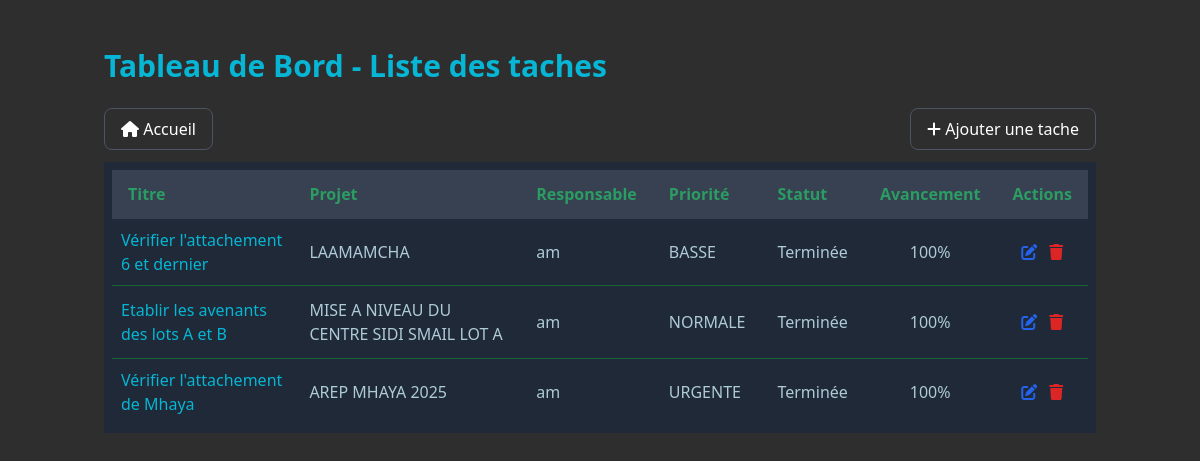
The app's page /taches/ (signed in) with its own data.
### projets/models.py (models this page shows, shortened)
class Tache(models.Model):
    PRIORITE = [
        ('BASSE', 'Basse'),
        ('NORMALE', 'Normale'),
        ('HAUTE', 'Haute'),
        ('URGENTE', 'Urgente'),
    ]
    projet = models.ForeignKey('Projet', on_delete=models.CASCADE)
    titre = models.CharField(max_length=200)
    description = models.TextField()
    date_debut = models.DateField()
    date_fin = models.DateField()
    priorite = models.CharField(max_length=10, choices=PRIORITE, default='NORMALE')
    responsable = models.ForeignKey(User, on_delete=models.SET_NULL, null=True)
    terminee = models.BooleanField(default=False)
    avancement = models.PositiveIntegerField(default=0)
    created_at = models.DateTimeField(auto_now_add=True)
    updated_at = models.DateTimeField(auto_now=True)
    class Meta:
        verbose_name = _("Tâche")
        verbose_name_plural = _("Tâches")
        ordering = ['date_fin']

class Projet(models.Model):
    TYPE_PROJET = [
        ('VRD', 'Voirie et Réseaux Divers'),
        ('ROUTE', 'Route'),
        ('PONT', 'Pont'),
        ('BATIMENT', 'Bâtiment'),
        ('CONSTRUCTION', 'Construction'),
        ('ASSAINISSEMENT EP', 'Assainissement EP'),
        ('ASSAINISSEMENT EU', 'Assainissement EU'),
        ('ASSAINISSEMENT', 'Assainissement'),
        ('ADDUCTION_EAU_POTABLE', "Adduction d'eau potable"),
        ('EQUIPEMENT', 'Équipement'),
        ('AMENAGEMENT', 'Aménagement'),
        ('GENIE_CIVIL', 'Génie Civil'),
        ('TRAVAUX_PUBLICS', 'Travaux Publics'),
        ('ELECTRICITE', 'Électricité'),
        ('HYDRAULIQUE', 'Hydraulique'),
        ('TELECOMMUNICATION', 'Télécommunication'),
        ('ENVIRONNEMENT', 'Environnement'),
        ('URBANISME', 'Urbanisme'),
        ('ESPACE_PUBLIC', 'Espace Public'),
        ('PLACE_PUBLIQUE', 'Place Publique'),
        ('ESPACE_VERT', 'Espace Vert'),
        ('TERRAINS_SPORTIFS', 'Terrins Sportifs'),
        ('TERRAINS_PROXIMITES', 'Terrains Proximités'),
        ('AUTRE', 'Autre'),
    ]
    class Statut(models.TextChoices):
        APPEL_OFFRE = 'AO', _("Appel d'offre")
        EN_ETUDE = 'ETUDE', _('En étude')
        EN_ATTENTE = 'ATTENTE', _('En attente')
        EN_DEMARRAGE = 'DEM', _('En démarrage')
        EN_COURS = 'COURS', _('En cours')
        EN_ARRET = 'ARRET', _('En arrêt')
        EN_RECEPTION = 'RECEP', _('En réception')
        EN_RECEPTION_PROVISOIRE = 'RECEP_PROV', _('En réception provisoire')
        EN_RECEPTION_DEFINITIVE = 'RECEP_DEF', _('En réception définitive')
        RECEPTION_PROVISOIRE = 'RP', _('Réception provisoire')
        RECEPTION_DEFINITIVE = 'RD', _('Réception définitive')
        CLOTURE = 'CLO', _('Clôturé')
    type_projet = models.CharField(_("Type de projet"), max_length=50, choices=TYPE_PROJET, default='VRD', null=True, blank=True)
    nom = models.CharField(_("Nom du projet"), max_length=50)
    objet = models.TextField(_("Objet du marché"), max_length=200)
    numero = models.CharField(_("Numéro du marché"), max_length=100, unique=True)
    maitre_ouvrage = models.CharField(_("Maître d'ouvrage"), max_length=200)
    localisation = models.CharField(_("Localisation"), max_length=200)
    users = models.ManyToManyField(settings.AUTH_USER_MODEL, verbose_name=_("Utilisateurs"), blank=True, related_name='projets')
    montant = models.DecimalField(_("Montant estimé (DH)"), max_digits=12, decimal_places=2, null=True, blank=True)
    montant_soumission = models.DecimalField(_("Montant de la soumission (DH)"), max_digits=12, decimal_places=2, null=True, blank=True)
    statut = models.CharField(_("Statut"), max_length=15, choices=Statut.choices, default=Statut.APPEL_OFFRE)
    date_debut = models.DateField(_("Date de début prévue"), null=True, blank=True)
    delai = models.IntegerField(_("Délai (jours)"), null=True, blank=True, default=0)
    date_creation = models.DateTimeField(_("Date d'enregistrement"), auto_now_add=True)
    avancement = models.DecimalField(_("Avancement (%)"), max_digits=5, decimal_places=2, default=0.0)
    entreprise = models.ForeignKey('Entreprise', on_delete=models.SET_NULL, null=True, blank=True, verbose_name=_("Entreprise adjudicataire"))
    appel_offre = models.OneToOneField('AppelOffre', on_delete=models.SET_NULL, null=True, blank=True, related_name='projet_associe')
    revisable = models.BooleanField(_("Revisable"), null=True, blank=True, default=False)
    epoque_base = models.DateField(_("Epoque de base"), null=True, blank=True)
    a_traiter = models.BooleanField(_("À traiter (appel d'offre)"), null=True, blank=True, default=False)
    en_retard = models.BooleanField(_("En retard"), null=True, blank=True, default=False)
    reception_validee = models.BooleanField(_("Réception validée"), null=True, blank=True, default=False)
    date_reception = models.DateField(_("Date de réception"), null=True, blank=True)
    date_limite_soumission = models.DateField(_("Date limite de soumission"), null=True, blank=True)
    class Meta:
        verbose_name = _("Projet")
        verbose_name_plural = _("Projets")
        ordering = ['-date_creation']

### projets/views/views.py (the view)
# urls.py: path('taches/', views.ListeTachesView.as_view(), name='liste_taches'),
class ListeTachesView(LoginRequiredMixin, ListView):
    model = Tache
    template_name = 'projets/taches/liste_taches.html'
    context_object_name = 'taches'
    def get_queryset(self):
        user = self.request.user
        queryset = Tache.objects.select_related('projet', 'responsable')
        if not user.is_superuser:
            queryset = queryset.filter(projet__users=user)
        filters = {
            'responsable_id': self.request.GET.get('responsable'),
            'terminee': {'true': True, 'false': False}.get(self.request.GET.get('terminee')),
            'priorite': self.request.GET.get('priorite')
        }
        return queryset.filter(**{k: v for k, v in filters.items() if v is not None})
    def get_context_data(self, **kwargs):
        context = super().get_context_data(**kwargs)
        user = self.request.user
        if user.is_superuser:
            context['responsables'] = User.objects.filter(tache__isnull=False).distinct()
        else:
            context['responsables'] = User.objects.filter(projets__in=user.projets.all()).distinct()
        return context

### projets/templates/projets/taches/liste_taches.html (shortened to what this page needs)
{% extends 'projets/base.html' %}
{% load static %}
{% block content %}
<div class="container mx-auto px-4 py-6">
    <div class="flex items-center justify-between mb-6">
        <h1 class="text-3xl font-bold text-cyan-500">Tableau de Bord - Liste des taches</h1>
    </div>
    <div class="flex justify-between items-center my-3">
        <a href="{% url 'home' %}"
           class="bg-[#2E2E2E] hover:bg-cyan-600 text-white rounded-lg border border-gray-600 px-4 py-2">
            <i class="fa-solid fa-house"></i> Accueil
        </a>
        <button onclick="openTaskModal()"
            class="bg-[#2E2E2E] hover:bg-cyan-600 text-white rounded-lg border border-gray-600 px-4 py-2">
            <i class="fa-solid fa-plus"></i> <span>Ajouter une tache</span>
        </button>
    </div>
    <div id="taches-container">
        <div class="bg-gray-800 p-2">
            <table class=" min-w-full bg-[#2E2E2E]">
                <thead class="bg-gray-700 text-[#2B9C62] border-b border-gray-700">
                        <th class="text-left px-4 py-3">Titre</th>
                        <th class="text-left px-4 py-3">Projet</th>
                        <th class="text-left px-4 py-3">Responsable</th>
                        <th class="text-left px-4 py-3">Priorité</th>
                        <th class="text-left px-4 py-3">Statut</th>
                        <th class="px-4 py-3">Avancement</th>
                        <th class="px-4 py-3 text-center">Actions</th>
                </thead>
                <tbody  class="bg-gray-800 divide-y divide-green-800">
                    {% for tache in taches %}
                    <tr class="text-[#AECBD6]">
                        <td>
                            <div class="flex items-center text-cyan-500">
                                <a href="{% url 'projets:detail_tache' tache.pk %}"
                                   class="flex items-center p-2 hover:text-cyan-600 rounded-full transition">
                                    <span class="ml-2font-medium">{{ tache.titre }}</span>
                                </a>
                            </div>
                        </td>
                        <td class="px-4 py-3">{{ tache.projet.nom }}</td>
                        <td class="px-4 py-3">{{ tache.responsable.username}}</td>
                        <td class="px-4 py-3">{{ tache.priorite }}</td>
                        <td class="px-4 py-3">
                            {% if tache.terminee %}
                                Terminée
                            {% else %}
                                En cours
                            {% endif %}
                        </td>
                        <td class="px-4 py-3 text-center">{{ tache.avancement }}%</td>
                        <td class="px-4 py-3 text-center">
                            <button onclick="openTaskModal({{ tache.id }})"
                                    class="text-blue-600 hover:text-blue-900">
                                <i class="fas fa-edit"></i>
                            </button>
                            <button onclick="deleteTask({{ tache.id }})"
                                    class="text-red-600 hover:text-red-900 ml-2">
                                <i class="fas fa-trash"></i>
                            </button>
                        </td>
                    </tr>
                    {% empty %}
                    <tr>
                        <td colspan="4" class="px-4 py-2 text-center">Aucun projet disponible.</td>
                    </tr>
                    {% endfor %}
                </tbody>
            </table>
        </div>
    </div>
</div>
{% endblock %}

### projets/templates/projets/base.html (style rules this page uses)
#taches-container { transition: opacity 0.3s ease; }

### records on screen
Tache: titre "Vérifier l'attachement 6 et dernier", projet.nom "LAAMAMCHA", responsable.username "am", priorite "BASSE", terminee "Terminée", avancement "100"
Tache: titre "Etablir les avenants des lots A et B", projet.nom "MISE A NIVEAU DU CENTRE SIDI SMAIL LOT A", responsable.username "am", priorite "NORMALE", terminee "Terminée", avancement "100"
Tache: titre "Vérifier l'attachement de Mhaya", projet.nom "AREP MHAYA 2025", responsable.username "am", priorite "URGENTE", terminee "Terminée", avancement "100"
